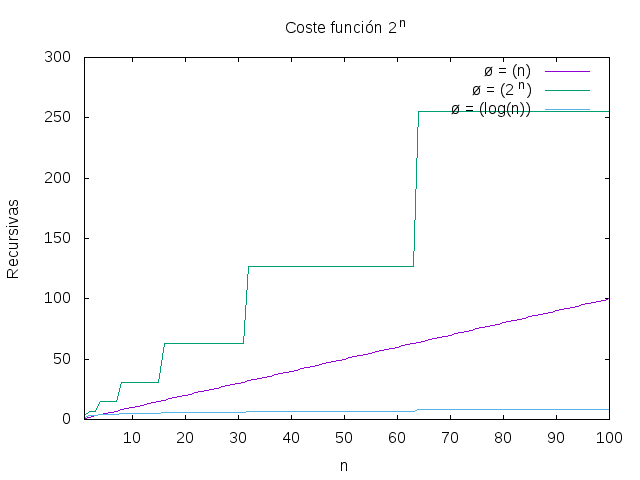

Write gnuplot code to recreate this figure.
#Marcos Cerdán Amat 20518142-A
set terminal png
set output "pow2.png"

set xlabel "n"
set ylabel "Recursivas"

set xrange [1:100]
set yrange [0:300]

set title  "Coste función 2^n"

plot "pow2.steps" using 1:2 with lines title "ø = (n)", \
     "pow2.steps" using 1:3 with lines title "ø = (2^n)", \
     "pow2.steps" using 1:4 with lines title "ø = (log(n))"




